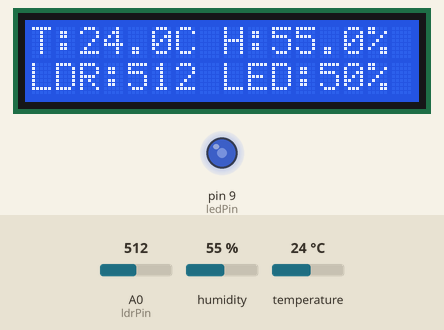
Recording of a sketch running on a simulated Arduino Uno, built with avr-gcc and run on an emulated ATmega328P. Shown: 16×2 character LCD, output pins drawn as LEDs (lit = HIGH). Inputs (shaded band) come from the test bench; at power-on: A0 (ldrPin) = 512, humidity 55 %, temperature 24 °C. What the sketch prints to the serial monitor is not drawn.

Above: at 1.9 s.
2.0 s: A0 (ldrPin) set to 306
At 3.3 s:
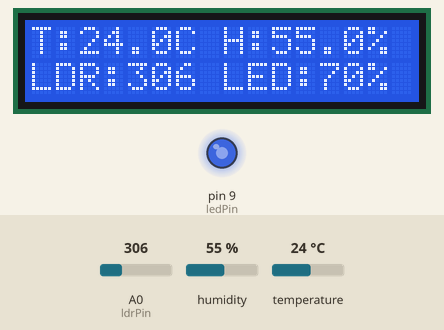
3.9 s: A0 (ldrPin) set to 122
At 5.2 s:
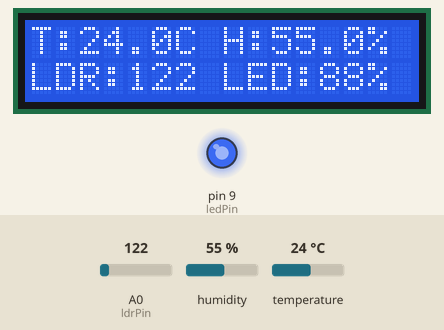
5.5 s: A0 (ldrPin) set to 900
At 6.0 s:
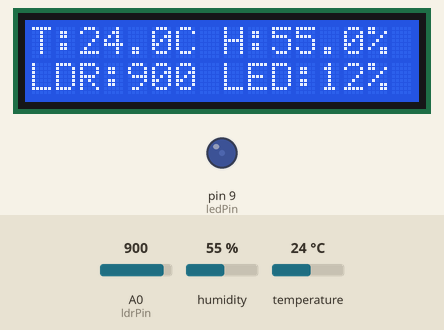
7.1 s: humidity set to 22 %
At 8.0 s:
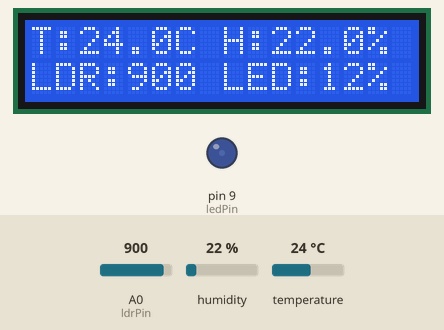
8.7 s: temperature set to 12 °C
At 11.5 s:
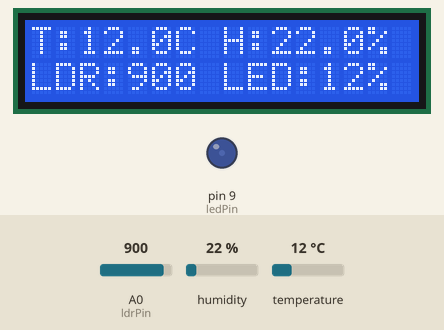
11.8 s: A0 (ldrPin) set to 1023
At 12.4 s:
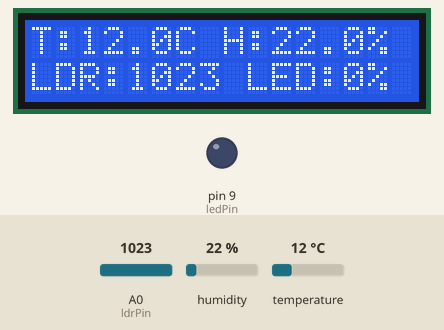
Timing chart, 0 to 14.4 s (numbered marks = the images above; inputs shaded):
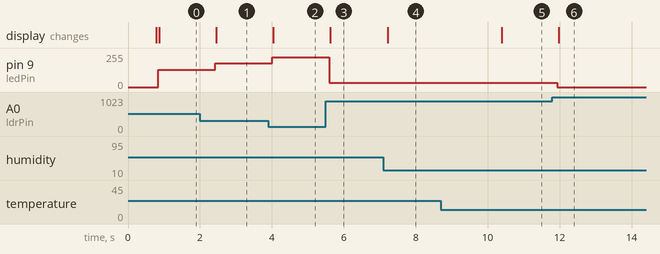

Measured:
- after the input at 2.0 s, pin 9 (ledPin): 128/255 → 179/255 after 0.42 s; the display: changes after 0.46 s (image 1)
- after the input at 3.9 s, pin 9 (ledPin): 179/255 → 225/255 after 0.11 s; the display: changes after 0.14 s (image 2)
- after the input at 5.5 s, pin 9 (ledPin): 225/255 → 31/255 after 0.09 s; the display: changes after 0.13 s (image 3)
- after the input at 7.1 s, the display: changes after 0.12 s (image 4)
- after the input at 8.7 s, the display: changes after 1.7 s (image 5)
- after the input at 11.8 s, pin 9 (ledPin): 31/255 → 0/255 after 0.14 s; the display: changes after 0.17 s (image 6)

The sketch:

sketch.ino
```cpp
#include <Wire.h>
#include <LiquidCrystal_I2C.h>
#include <DHT.h>

#define DHTPIN 2
#define DHTTYPE DHT22

const int ldrPin = A0;
const int ledPin = 9; // PWM
const int LDR_SAMPLES = 6;

DHT dht(DHTPIN, DHTTYPE);
// Ajuste o endereço se necessário: 0x27 ou 0x3F
LiquidCrystal_I2C lcd(0x27, 16, 2);

void setup() {
  Serial.begin(115200);
  dht.begin();
  lcd.init();
  lcd.backlight();
  pinMode(ledPin, OUTPUT);

  lcd.setCursor(0, 0);
  lcd.print("Inicializando...");
  delay(700);
  lcd.clear();
}

int readLdrAverage() {
  long sum = 0;
  for (int i = 0; i < LDR_SAMPLES; ++i) {
    sum += analogRead(ldrPin);
    delay(8);
  }
  return (int)(sum / LDR_SAMPLES);
}

void loop() {
  float h = dht.readHumidity();
  float t = dht.readTemperature();
  int ldrRaw = readLdrAverage();

  int ledPWM = map(ldrRaw, 0, 1023, 255, 0);
  ledPWM = constrain(ledPWM, 0, 255);
  analogWrite(ledPin, ledPWM);

  lcd.setCursor(0, 0);
  if (!isnan(t) && !isnan(h)) {
    lcd.print("T:");
    lcd.print(t, 1);
    lcd.print("C H:");
    lcd.print(h, 1);
    lcd.print("%  ");
  } else {
    lcd.print("DHT erro         ");
  }

  lcd.setCursor(0, 1);
  lcd.print("LDR:");
  lcd.print(ldrRaw);
  lcd.print(" LED:");
  lcd.print(map(ledPWM, 0, 255, 0, 100));
  lcd.print("%  ");

  Serial.print("Temp(C): ");
  if (isnan(t)) Serial.print("ERR"); else Serial.print(t, 1);
  Serial.print("  Hum(%): ");
  if (isnan(h)) Serial.print("ERR"); else Serial.print(h, 1);
  Serial.print("  LDR: ");
  Serial.print(ldrRaw);
  Serial.print("  LED PWM: ");
  Serial.println(ledPWM);

  delay(1500);
}
```
